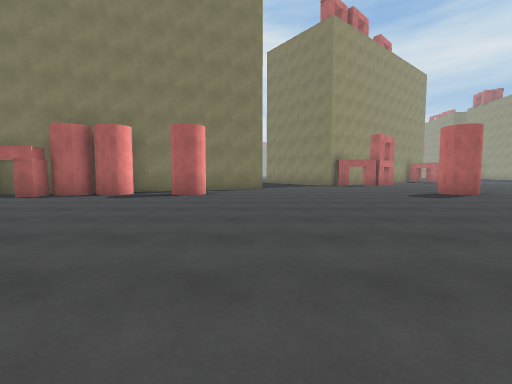
[1] (above)

22 first-person views from a walk through a 3-D level made in the Unity game engine. The camera is 1.2 m above the floor, tilts 4° down and sees 90° across. The floor is counted in squares, 2 m on a side. Each view is taken from the middle of a square. On the plan, view 1 faces up. The plan holds only what a view shows up to about 9 squares ahead; the rest is blank. The place goes on beyond the plan. The player is left out.

[2]
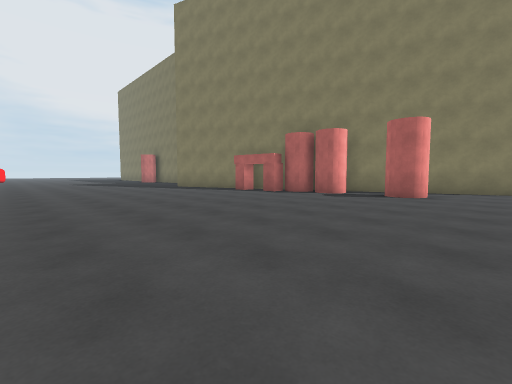

[3]
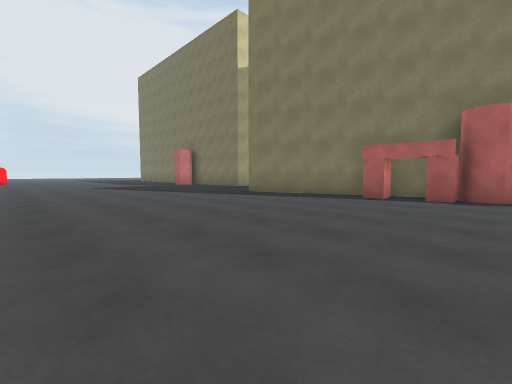

[4]
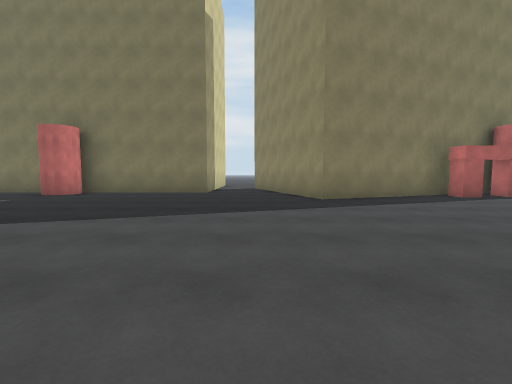

[5]
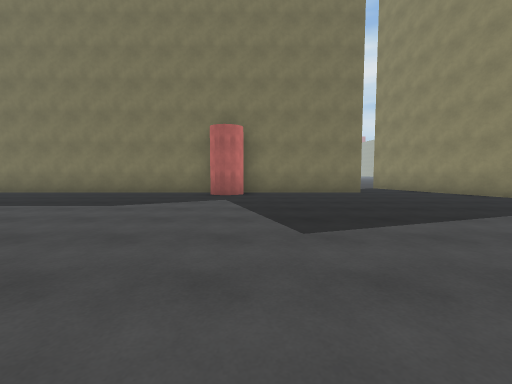

[6]
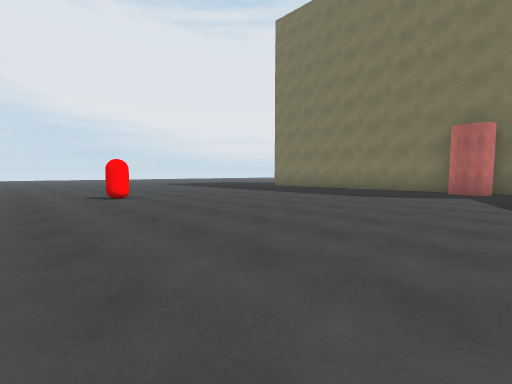

[7]
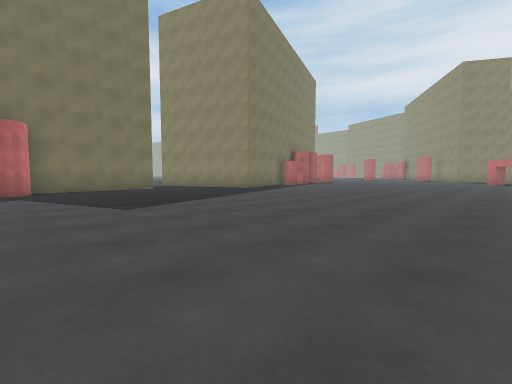

[8]
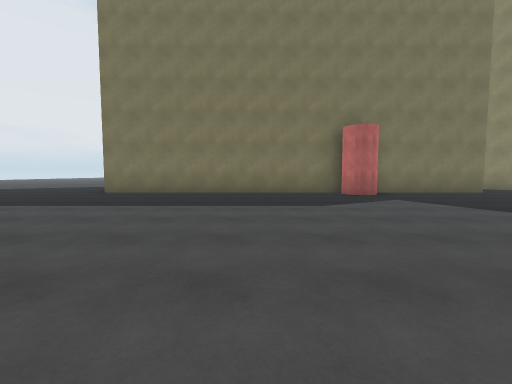

[9]
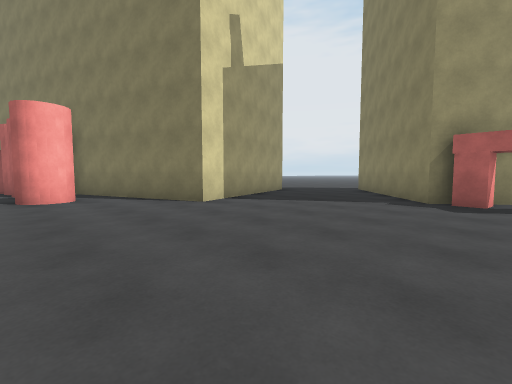

[10]
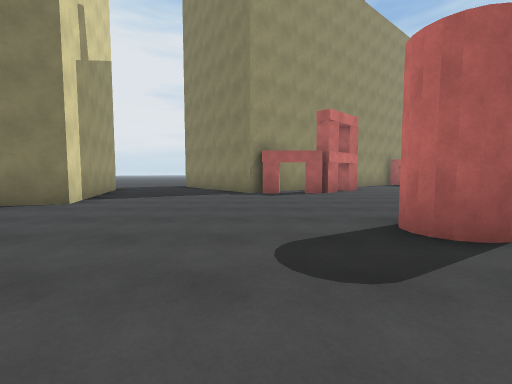

[11]
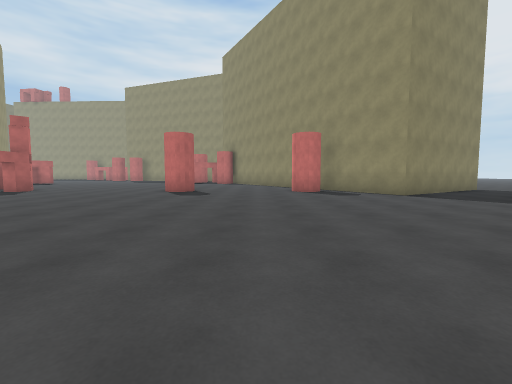

[12]
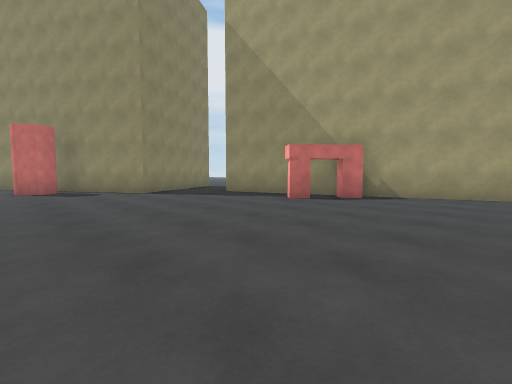

[13]
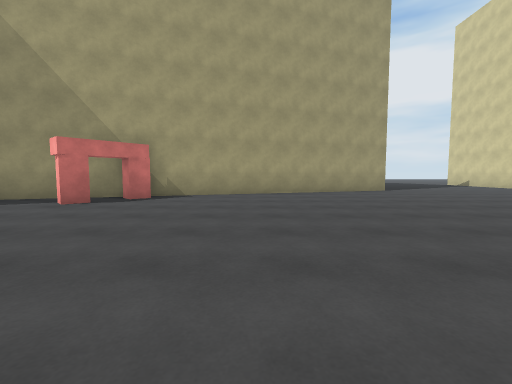

[14]
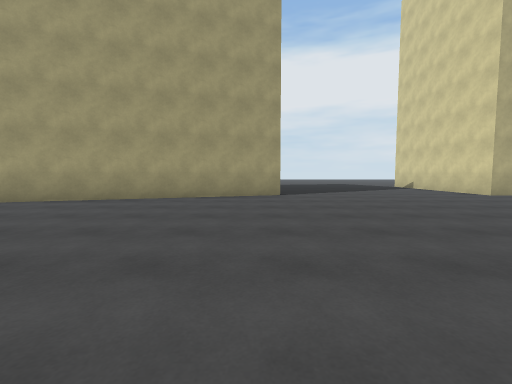

[15]
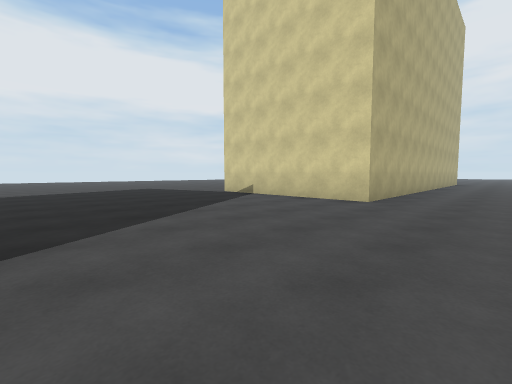

[16]
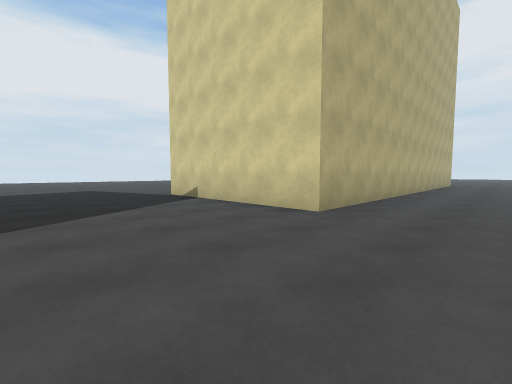

[17]
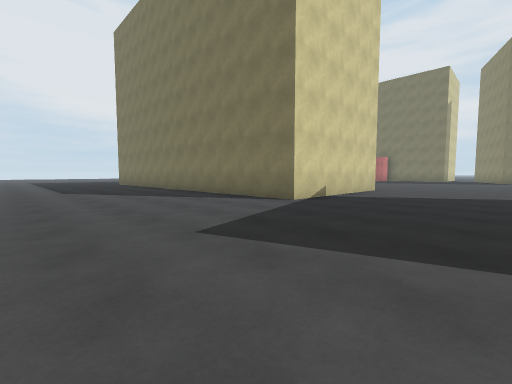

[18]
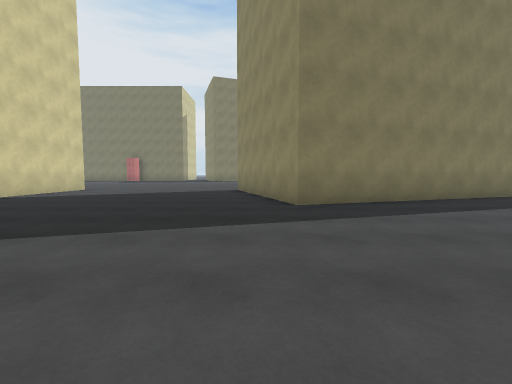

[19]
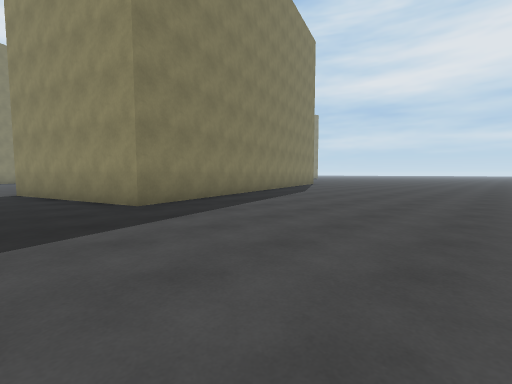

[20]
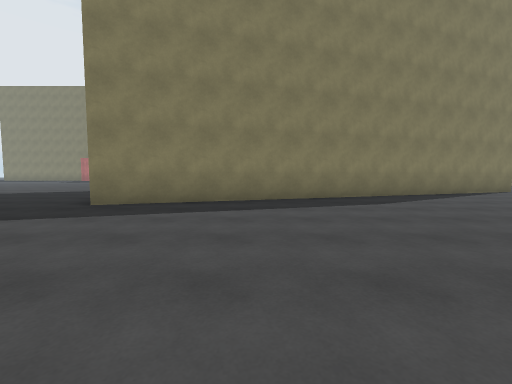

[21]
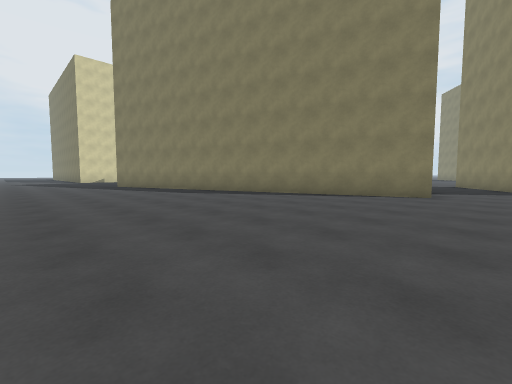

[22]
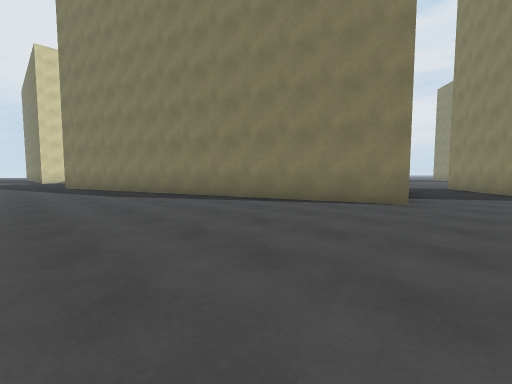

### Floor plan
Points are (right, up) in squares from view 1. A wall is a line through its corners. A room is listed if a view was taken in it or the views show most of it. See-through windows are left out.
Room 1 (views 1, 2, 3, 4, 5, 6, 7, 8, 9, 10, 11, 12, 13, 14, 15, 16, 17, 18, 19, 20, 21, 22)
walls: (-1.4, -2.4) (-1, -2.1) (-0.6, -2.5); (-0.6, -1.4) (-0.2, -1) (0.2, -1.4); (-0.5, -2.8) (3.2, -1.6); (-7.2, 6.6) (-7.7, 6.6); (-5.8, 7.2) (-5.8, 6.7) (-6.3, 6.7); (-14.6, 9) (-14.6, 8.3) (-25.5, 8.3); (-21.6, -5.2) (-14.6, -5.2) (-14.6, -10.2) (-19, -10.2); (4.7, -6.4) (-7.2, -10.1) (-8.7, -5.3) (-1.1, -2.9); (6, -2.2) (4.2, 0.8) (6.6, 2.3); (-1.1, 14) (0.3, 10.1) (-11.4, 6.1) (-12.5, 9.1); (4.2, 13.4) (3.8, 13.1) (2.1, 15.2); (4.8, 13.5) (4.7, 13) (4.2, 13); (6.1, 13) (5.6, 13) (5.6, 13.5); (5.1, 14.1) (4.7, 13.8)
ways out: opening at (0.5, 14)
objects: other object (-25, 0); red cylinder (-19, 8); red cylinder (-5, 7) to (-5, 8); red cylinder (-4, 7) to (-4, 8); red cylinder (-2, 7) to (-2, 8); red cylinder (6, 3); red cylinder (6, 7) to (6, 8)

Where each view was taken, in squares from view 1:
view 1: 0 up, 0 right, facing up
view 2: 0 up, 0 right, facing up-left
view 3: 0 up, 5 left, facing up-left
view 4: 0 up, 13 left, facing up
view 5: 0 up, 18 left, facing up
view 6: 2 down, 18 left, facing up-left
view 7: 2 down, 19 left, facing up-right
view 8: 0 up, 22 left, facing up
view 9: 7 up, 5 right, facing up-left
view 10: 5 up, 4 right, facing up
view 11: 5 up, 3 left, facing right
view 12: 4 up, 4 left, facing down-right
view 13: 4 up, 4 left, facing down
view 14: 2 up, 8 left, facing down
view 15: 3 down, 9 left, facing down-left
view 16: 3 down, 11 left, facing down-left
view 17: 15 down, 11 left, facing up-left
view 18: 15 down, 8 left, facing up
view 19: 15 down, 9 left, facing up-right
view 20: 15 down, 4 left, facing up
view 21: 14 down, 6 right, facing up-left
view 22: 12 down, 6 right, facing up-left
